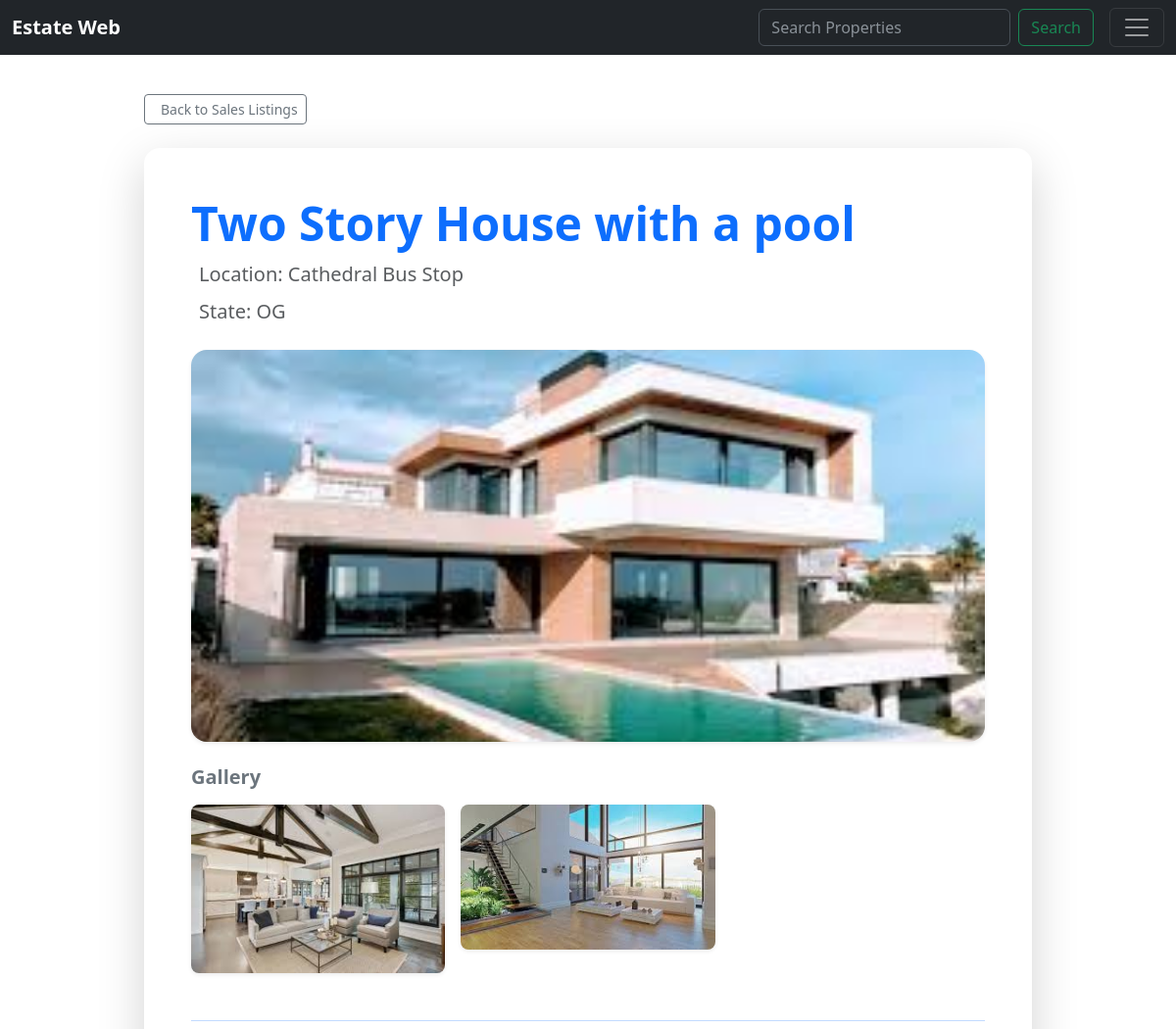
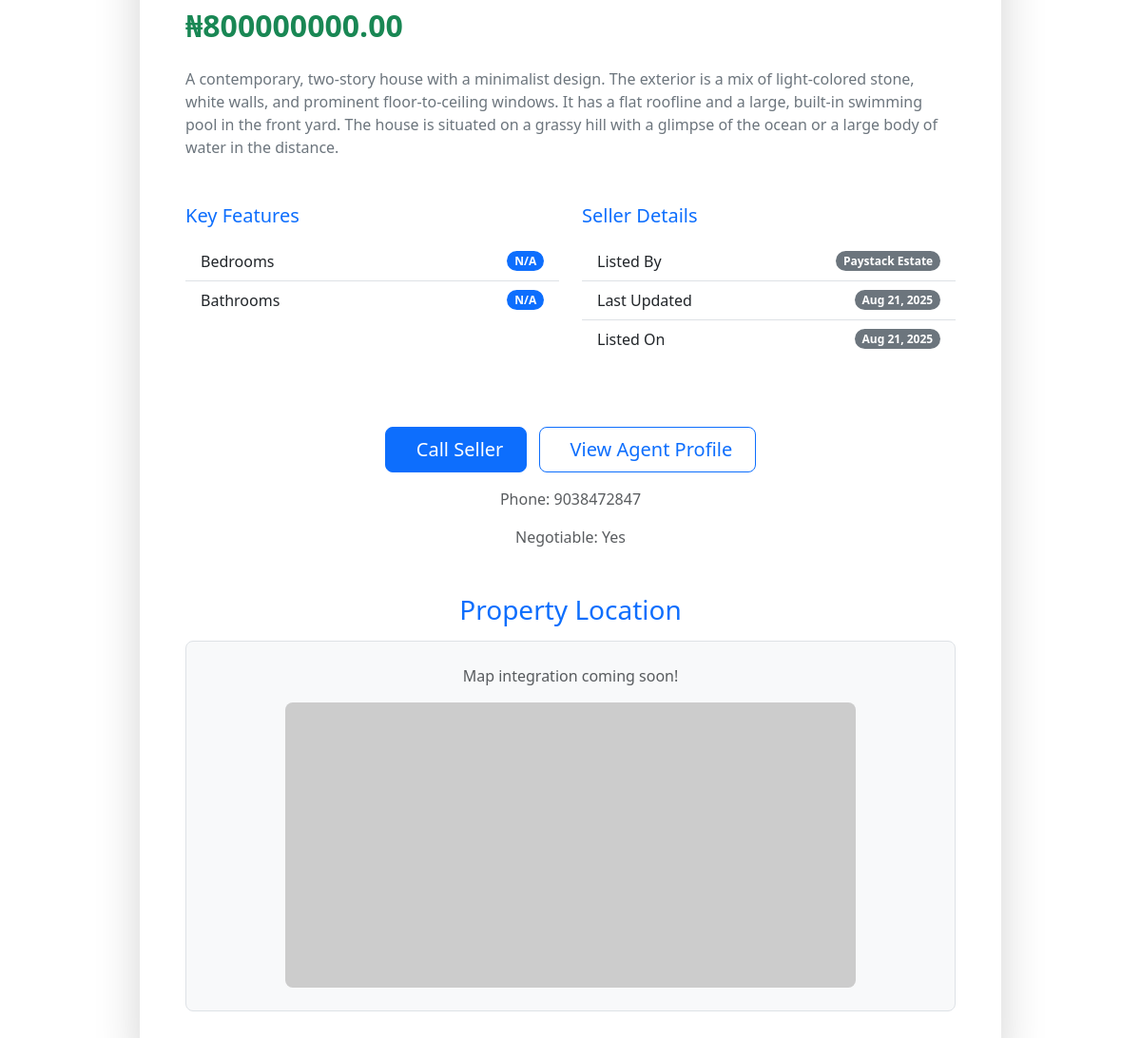
Page /view-property_s/12 (signed in) on the committed database (2 pictures, top to bottom).
### estate/models.py (models this page shows, shortened)
class PropertyManagementSale(models.Model):
    user_id=models.IntegerField('Landlord', blank=False, default=1)
    summary=models.CharField('Short building tag', max_length=30, default=None)
    property_description = models.TextField('Description')
    location = models.CharField('Location', max_length=255)
    state= models.CharField(max_length=20,choices=STATES, default='Lagos')
    phone_number = models.IntegerField('Phone Number')
    owner = models.CharField('Listed By', max_length=120)
    price = models.DecimalField(max_digits=12, decimal_places=2, null=True, blank=True)
    bedrooms = models.IntegerField(default=0, blank=True, null=True)
    bathrooms = models.IntegerField(default=0, blank=True, null=True)
    available= models.BooleanField('Available', default=True)
    last_updated = models.DateTimeField(auto_now=True)#To pull out the last time the particular model was actually updated
    whilist=models.BooleanField('Add to Whilist', default=False)
    base_image= models.ImageField(null=True, blank=True, upload_to="images/buy")
    image1= models.ImageField(null=True, blank=True, upload_to="images/buy")
    image2= models.ImageField(null=True, blank=True, upload_to="images/buy")
    image3= models.ImageField(null=True, blank=True, upload_to="images/buy")
    image4= models.ImageField(null=True, blank=True, upload_to="images/buy")
    image5= models.ImageField(null=True, blank=True, upload_to="images/buy")
    image6= models.ImageField(null=True, blank=True, upload_to="images/buy")
    listed_date=models.DateTimeField(default=datetime.now, blank=True)
    class NegotiateChoices(models.TextChoices):
        YES = 'Y', 'Yes'
        NO = 'N', 'No'
    negotiate = models.CharField(max_length=1, choices=NegotiateChoices.choices, default=NegotiateChoices.NO, blank=True, null=True)

### estate/views.py (the view)
# urls.py: path('view-property_s/<property_id>', views.view_property_on_sale, name="view-property-s"),
def view_property_on_sale(request, property_id):
    if request.user.is_authenticated:
        property= PropertyManagementSale.objects.get(pk=property_id)
        return render(request, 'estate/view_property_s.html', {'property':property})
    else:
        messages.success(request, ('You need to be logged in to accesss this page'))
        return redirect('welcome-page')

### estate/templatetags/property_extras.py (called while the page is built)
@register.filter
def get_images(prop):
    return [img for img in [prop.image1, prop.image2, prop.image3, prop.image4, prop.image5, prop.image6] if img]

### estate/templates/estate/view_property_s.html (shortened to what this page needs)
{% extends 'estate/base.html' %}
{% load static %}
{% load property_extras %}
{% block content %}
<div class="container mt-5 py-4">
    <div class="row justify-content-center">
        <div class="col-lg-10 col-md-12">
            <div class="mb-4">
                <a href="{% url 'buy-property' %}" class="btn btn-outline-secondary btn-sm">
                     Back to Sales Listings
                </a>
            </div>
            <div class="card shadow-lg border-0 rounded-4">
                <div class="card-body p-lg-5">
                    <h1 class="display-5 fw-bold text-primary mb-2">{{ property.summary|default:"Beautiful Property for Sale" }}</h1>
                    <p class="lead text-muted mb-2">
                        Location: {{ property.location|default:"Unknown Location" }}
                    </p>
                    <p class="lead text-muted mb-4">
                        State: {{ property.state|default:"Unspecified" }}
                    </p>
                    <div class="mb-4">
{% if property.base_image %}
    <img src="{{ property.base_image.url }}"
         onerror="this.onerror=null;this.src='https://placehold.co/800x600/E0F2F7/007BFF?text=No+Image+Provided';"
         class="img-fluid rounded-4 shadow-sm w-100 object-fit-cover"
         alt="Main Property Image"
         style="max-height: 400px;">
{% else %}
    <img src="https://placehold.co/800x600/E0F2F7/007BFF?text=No+Base+Image"
         class="img-fluid rounded-4 shadow-sm w-100 object-fit-cover"
         alt="Placeholder Image"
         style="max-height: 400px;">
{% endif %}
                    </div>
                    {% with property|get_images as gallery_images %}
                        {% if gallery_images %}
                        <div class="mb-5">
                            <h5 class="text-secondary fw-bold mb-3">Gallery</h5>
                            <div class="row g-3">
                                {% for img in gallery_images %}
                                    <div class="col-6 col-md-4">
                                        <img src="{{ img.url }}"
                                             onerror="this.onerror=null;this.src='https://placehold.co/300x200/E0F2F7/007BFF?text=No+Image';"
                                             class="img-fluid rounded-3 shadow-sm"
                                             alt="Property Image {{ forloop.counter }}">
                                    </div>
                                {% endfor %}
                            </div>
                        </div>
                        {% endif %}
                    {% endwith %}
                    <hr class="border-primary opacity-25">
                    <h2 class="text-success fw-bold mb-4">₦{{ property.price|default:"N/A" }}</h2>
                    <p class="text-secondary">{{ property.property_description|default:"No detailed description available for this property." }}</p>
                    <div class="row mt-5">
                        <div class="col-md-6 mb-4">
                            <h5 class="text-primary mb-3">Key Features</h5>
                            <ul class="list-group list-group-flush">
                                <li class="list-group-item d-flex justify-content-between align-items-center">
                                    Bedrooms
                                    <span class="badge bg-primary rounded-pill">{{ property.bedrooms|default:"N/A" }}</span>
                                </li>
                                <li class="list-group-item d-flex justify-content-between align-items-center">
                                    Bathrooms
                                    <span class="badge bg-primary rounded-pill">{{ property.bathrooms|default:"N/A" }}</span>
                                </li>
                            </ul>
                        </div>
                        <div class="col-md-6 mb-4">
                            <h5 class="text-primary mb-3">Seller Details</h5>
                            <ul class="list-group list-group-flush">
                                <li class="list-group-item d-flex justify-content-between align-items-center">
                                    Listed By
                                    <span class="badge bg-secondary rounded-pill">{{ property.owner|default:"N/A" }}</span>
                                </li>
                                <li class="list-group-item d-flex justify-content-between align-items-center">
                                    Last Updated
                                    <span class="badge bg-secondary rounded-pill">{{ property.last_updated|date:"M d, Y"|default:"N/A" }}</span>
                                </li>
                                <li class="list-group-item d-flex justify-content-between align-items-center">
                                    Listed On
                                    <span class="badge bg-secondary rounded-pill">{{ property.listed_date|date:"M d, Y"|default:"N/A" }}</span>
                                </li>
                            </ul>
                        </div>
                    </div>
                    <div class="text-center my-5">
                        <a href="tel:{{ property.phone_number|default:'' }}" class="btn btn-primary btn-lg px-4 me-2">
                             Call Seller
                        </a>
                        <a href="#" class="btn btn-outline-primary btn-lg px-4">
                             View Agent Profile
                        </a>
                        <p class="text-muted mt-3">Phone: {{ property.phone_number|default:"N/A" }}</p>
                        <p class="text-muted">Negotiable: {{ property.get_negotiate_display|default:"N/A" }}</p>
                    </div>
                    <div class="text-center mt-5">
                        <h3 class="text-primary mb-3">Property Location</h3>
                        <div class="bg-light p-4 rounded-3 border">
                            <p class="text-muted mb-0">Map integration coming soon!</p>
                            <img src="https://placehold.co/600x300/F0F0F0/6C757D?text=Map+Placeholder"
                                 alt="Map Placeholder"
                                 class="img-fluid rounded-3 mt-3">
                        </div>
                    </div>
                </div>
            </div>
        </div>
    </div>
</div>
{% endblock %}

### rows in the picture
PropertyManagementSale: summary "Two Story House with a pool", location "Cathedral Bus Stop", state "OG", base_image (picture), price "800000000.00", property_description "A contemporary, two-story house with a minimalist design. The exterior is a mix of light-colored stone, white walls, and prominent floor-to-ceiling windows. It has a flat roofline and a large, built-in swimming pool in the front yard. The house is situated on a grassy hill with a glimpse of the ocean or a large body of water in the distance.", bedrooms "N/A", bathrooms "N/A", owner "Paystack Estate", last_updated "Aug 21, 2025", listed_date "Aug 21, 2025", phone_number "9038472847", negotiate "Yes"
